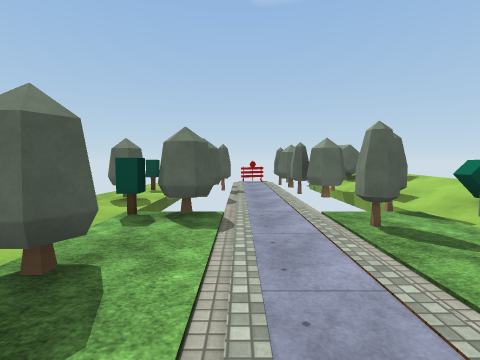
View 1 (above)

16 first-person views from a walk through a Unity game level. The camera is 1.5 m above the floor, tilts 4° down and sees 85° across. The floor is counted in squares, 2 m on a side. Each view is taken from the middle of a square. On the plan, view 1 faces up. The plan holds only what a view shows up to about 9 squares ahead; the rest is blank. Some surface patterns are stand-ins.

View 2
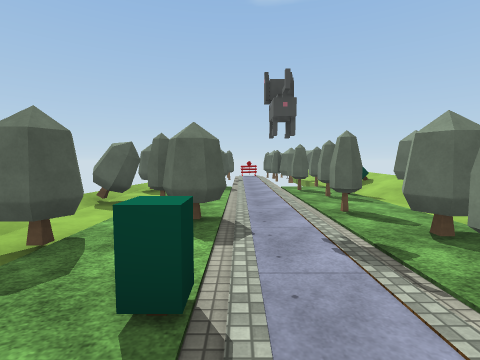

View 3
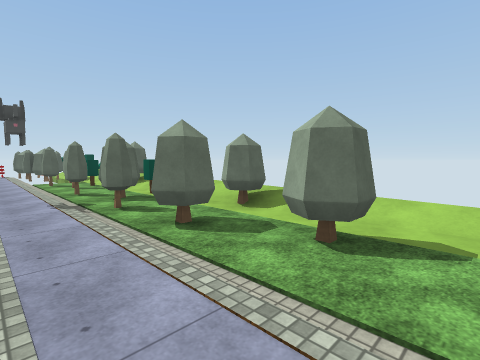

View 4
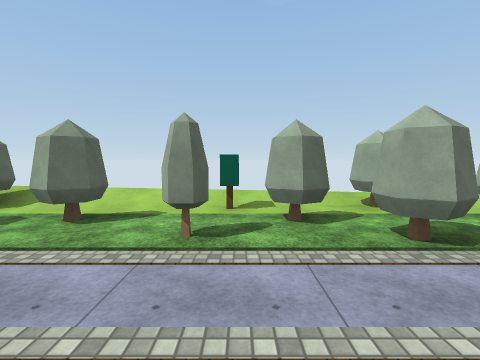

View 5
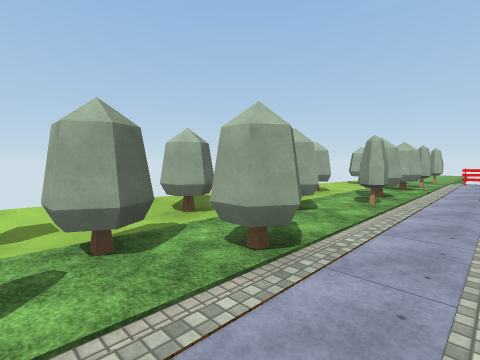

View 6
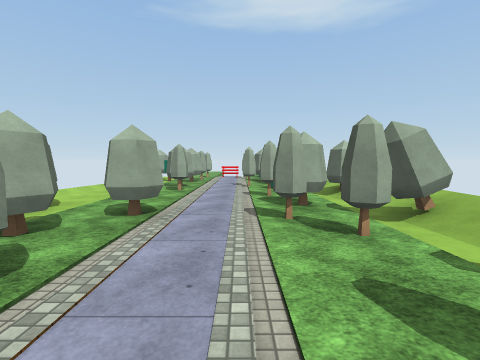

View 7
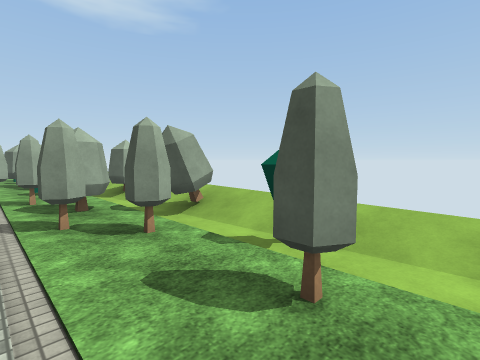

View 8
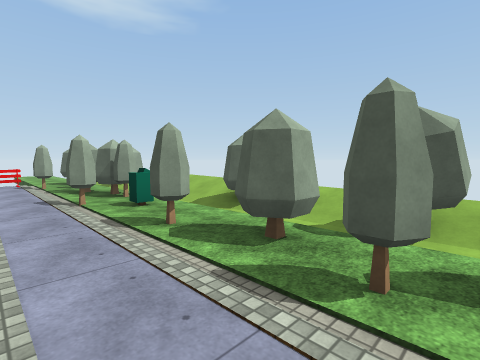

View 9
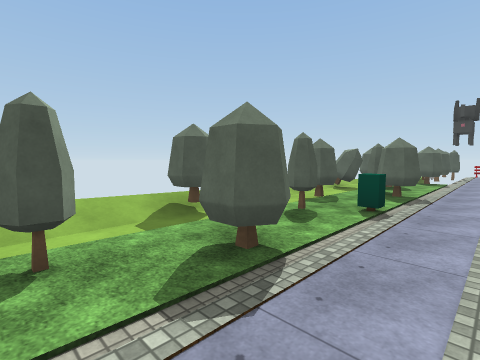

View 10
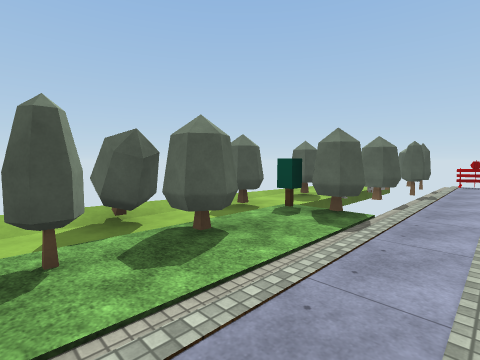

View 11
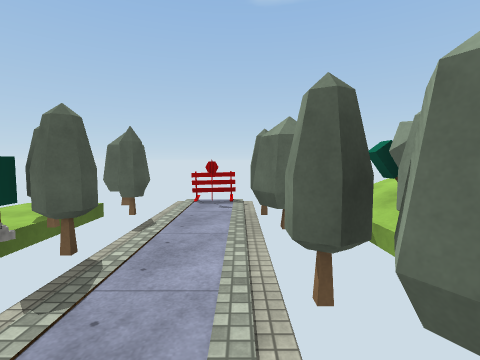

View 12
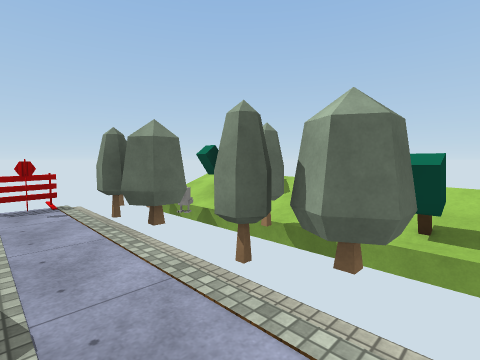

View 13
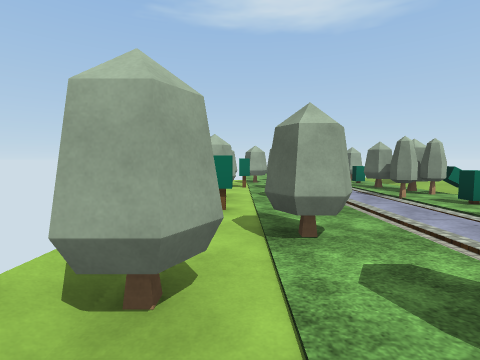

View 14
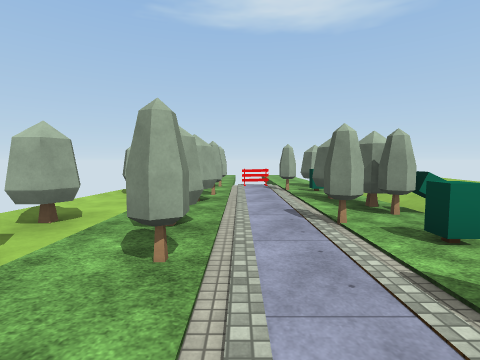

View 15
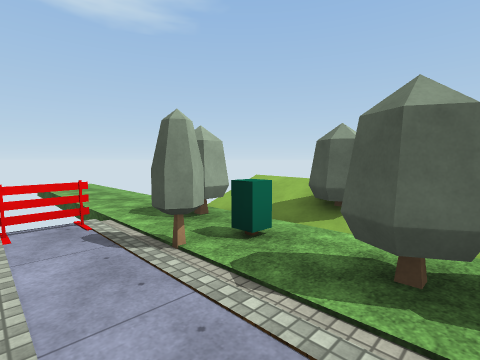

View 16
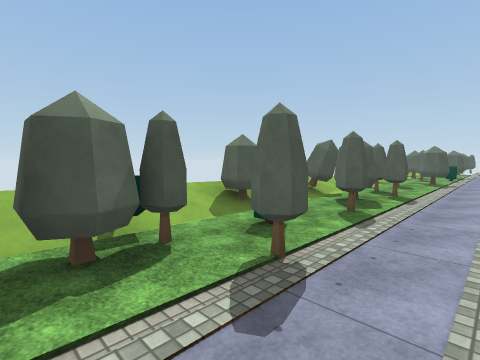

### Floor plan
Key: @ floor where view 1 was taken; # wall or solid block; x gap in a wall; . main floor; : floor 0.25 m higher than the main floor; - floor 0.25 m lower than the main floor; + floor 0.5 m higher than the main floor; * floor 0.75 m higher than the main floor; / step, stairs or slope; O other object.
Columns run from 3 left of view 1 to 4 right of it. Each row starts with its distance up from view 1.
 10   #OO
  9   #..O#
  8 OO#..###
  7 --x..#/
  6 ##O..#//
  5  # ..#O/
  4  ##..#O/
  3  #...x./
  2 ###..#O+
  1 ##.....#
  0 .-#@.#.
 -1 .##..#O
 -2  x...../
 -3  -#O.../
 -4 ##...#xx
 -5 ###..../
 -6 :-...#./
 -7 :O...../
 -8 :O....O/
 -9 ###..#./
-10 ##...##x
-11  ##..../
-12 ###..../
-13 ##...#O/
-14 +-O..##x
-15 +O#.....
-16 *##..#..
-17 ##...#O.
-18 ##O...#x
-19  ##..##
-20    OO

Where each view was taken, in squares from view 1:
view 1: 0 up, 0 right, facing up
view 2: 4 down, 0 right, facing up
view 3: 7 down, 0 right, facing up-right
view 4: 8 down, 1 left, facing right
view 5: 8 down, 0 right, facing down-right
view 6: 6 down, 0 right, facing down
view 7: 6 down, 0 right, facing down-left
view 8: 9 down, 1 right, facing down-left
view 9: 7 down, 1 right, facing up-left
view 10: 0 up, 1 right, facing up-left
view 11: 5 up, 1 right, facing up
view 12: 5 up, 0 right, facing up-right
view 13: 9 down, 3 right, facing down
view 14: 11 down, 1 right, facing down
view 15: 16 down, 1 right, facing down-left
view 16: 16 down, 1 right, facing up-left
